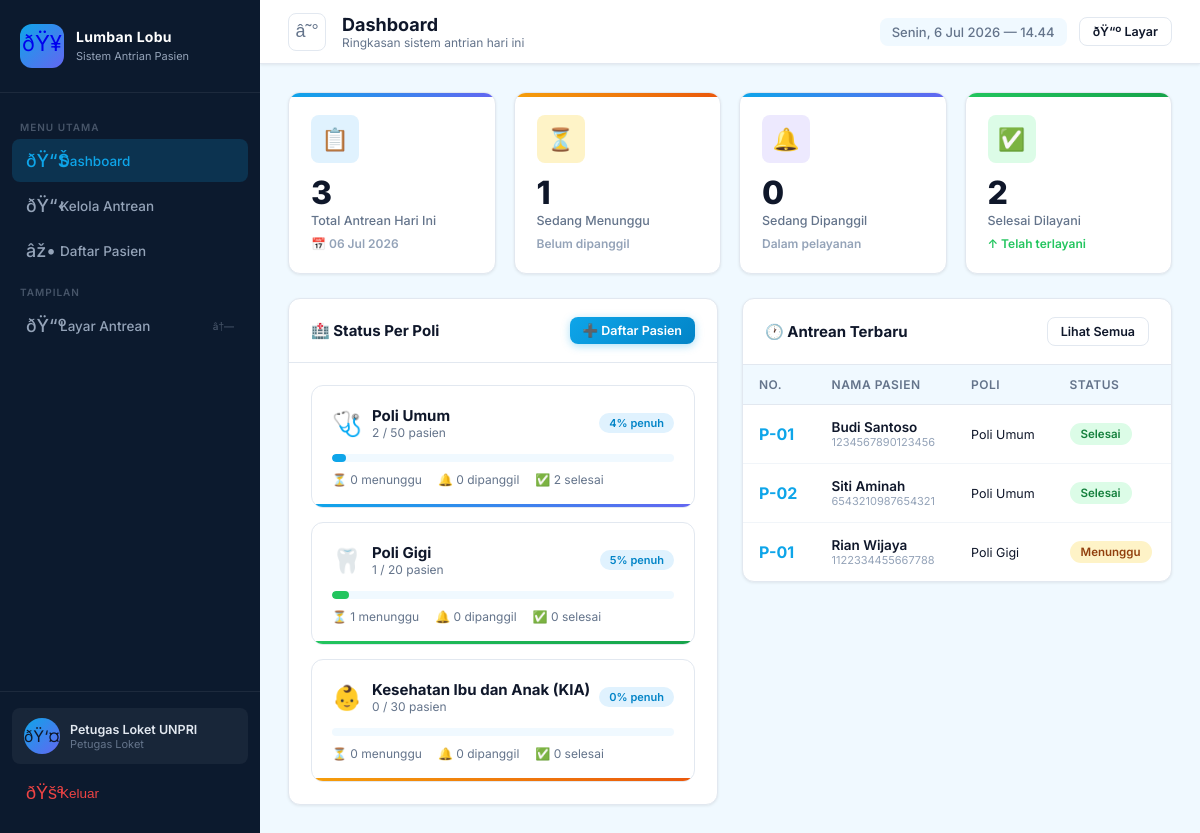
/dashboard.php (signed in), run on the app's committed database.
### tables this page shows
CREATE TABLE IF NOT EXISTS `poli` (
  `id_poli` int(11) NOT NULL AUTO_INCREMENT,
  `nama_poli` varchar(50) NOT NULL,
  `kuota_maksimal` int(11) NOT NULL DEFAULT 30,
  PRIMARY KEY (`id_poli`)
);

CREATE TABLE IF NOT EXISTS `antrean` (
  `id_antrean` int(11) NOT NULL AUTO_INCREMENT,
  `nama_pasien` varchar(100) NOT NULL,
  `nik` varchar(16) NOT NULL,
  `id_poli` int(11) NOT NULL,
  `nomor_antrean` varchar(10) NOT NULL,
  `tanggal_kunjungan` date NOT NULL,
  `status` enum('menunggu','dipanggil','selesai','lewat') DEFAULT 'menunggu',
  `created_at` timestamp NOT NULL DEFAULT current_timestamp(),
  PRIMARY KEY (`id_antrean`),
  KEY `id_poli` (`id_poli`),
  CONSTRAINT `fk_antrean_poli` FOREIGN KEY (`id_poli`) REFERENCES `poli` (`id_poli`) ON DELETE CASCADE
);

### dashboard.php (the view, shortened to what this page needs)
<?php
$page_title = 'Dashboard';
$page_desc = 'Ringkasan sistem antrian hari ini';
$conn = getConnection();
$today = date('Y-m-d');
$stmt = $conn->prepare("SELECT
    COUNT(*) as total,
    SUM(CASE WHEN status='menunggu' THEN 1 ELSE 0 END) as menunggu,
    SUM(CASE WHEN status='dipanggil' THEN 1 ELSE 0 END) as dipanggil,
    SUM(CASE WHEN status='selesai' THEN 1 ELSE 0 END) as selesai,
    SUM(CASE WHEN status='lewat' THEN 1 ELSE 0 END) as lewat
    FROM antrean WHERE tanggal_kunjungan = ?");
$stmt->bind_param("s", $today);
$stmt->execute();
$stats = $stmt->get_result()->fetch_assoc();
$poli_result = $conn->query("SELECT p.*,
    COUNT(a.id_antrean) as jumlah,
    SUM(CASE WHEN a.status='menunggu' THEN 1 ELSE 0 END) as menunggu,
    SUM(CASE WHEN a.status='dipanggil' THEN 1 ELSE 0 END) as dipanggil,
    SUM(CASE WHEN a.status='selesai' THEN 1 ELSE 0 END) as selesai
    FROM poli p LEFT JOIN antrean a ON p.id_poli = a.id_poli AND a.tanggal_kunjungan = '$today'
    GROUP BY p.id_poli ORDER BY p.id_poli");
$poli_list = $poli_result->fetch_all(MYSQLI_ASSOC);
$stmt2 = $conn->prepare("SELECT a.*, p.nama_poli FROM antrean a
    JOIN poli p ON a.id_poli = p.id_poli
    WHERE a.tanggal_kunjungan = ? ORDER BY a.created_at DESC LIMIT 8");
$stmt2->bind_param("s", $today);
$stmt2->execute();
$recent = $stmt2->get_result()->fetch_all(MYSQLI_ASSOC);
$poli_icons = ['🩺', '🦷', '👶', '💊'];
function phpStatusBadge($status) {
    $map = [
        'menunggu' => 'badge-menunggu',
        'dipanggil' => 'badge-dipanggil',
        'selesai' => 'badge-selesai',
        'lewat' => 'badge-lewat'
    ];
    $labels = [
        'menunggu' => 'Menunggu',
        'dipanggil' => 'Dipanggil',
        'selesai' => 'Selesai',
        'lewat' => 'Lewat'
    ];
    $class = $map[$status] ?? '';
    $label = $labels[$status] ?? htmlspecialchars($status);
    return '<span class="badge ' . $class . '">' . $label . '</span>';
}
include 'includes/header.php';
?>
<div class="stats-grid">
  <div class="stat-card blue">
    <div class="stat-icon">📋</div>
    <div class="stat-value"><?= $stats['total'] ?? 0 ?></div>
    <div class="stat-label">Total Antrean Hari Ini</div>
    <div class="stat-change neutral">📅 <?= date('d M Y') ?></div>
  </div>
  <div class="stat-card orange">
    <div class="stat-icon">⏳</div>
    <div class="stat-value"><?= $stats['menunggu'] ?? 0 ?></div>
    <div class="stat-label">Sedang Menunggu</div>
    <div class="stat-change neutral">Belum dipanggil</div>
  </div>
  <div class="stat-card blue" style="--primary:#6366f1;">
    <div class="stat-icon" style="background:#ede9fe;">🔔</div>
    <div class="stat-value"><?= $stats['dipanggil'] ?? 0 ?></div>
    <div class="stat-label">Sedang Dipanggil</div>
    <div class="stat-change neutral">Dalam pelayanan</div>
  </div>
  <div class="stat-card green">
    <div class="stat-icon">✅</div>
    <div class="stat-value"><?= $stats['selesai'] ?? 0 ?></div>
    <div class="stat-label">Selesai Dilayani</div>
    <div class="stat-change up">↑ Telah terlayani</div>
  </div>
</div>
<div class="grid grid-2" style="gap:24px;">
  <div>
    <div class="card">
      <div class="card-header">
        <div class="card-title">🏥 Status Per Poli</div>
        <a href="daftar.php" class="btn btn-primary btn-sm">➕ Daftar Pasien</a>
      </div>
      <div class="card-body" style="display:flex;flex-direction:column;gap:14px;">
        <?php foreach ($poli_list as $i => $poli):
          $pct = $poli['kuota_maksimal'] > 0 ? min(100, round($poli['jumlah'] / $poli['kuota_maksimal'] * 100)) : 0;
          $fill_colors = ['#0ea5e9', '#22c55e', '#f59e0b', '#ef4444'];
          $fill = $fill_colors[$i % count($fill_colors)];
        ?>
        <div class="poli-card" style="cursor:pointer;" onclick="window.location.href='antrean.php?poli=<?= $poli['id_poli'] ?>'">
          <div class="poli-card-header">
            <div style="display:flex;align-items:center;gap:10px;">
              <span style="font-size:24px;"><?= $poli_icons[$i % count($poli_icons)] ?></span>
              <div>
                <div class="poli-name"><?= htmlspecialchars($poli['nama_poli']) ?></div>
                <div style="font-size:12px;color:#64748b;">
                  <?= $poli['jumlah'] ?> / <?= $poli['kuota_maksimal'] ?> pasien
                </div>
              </div>
            </div>
            <span class="poli-badge"><?= $pct ?>% penuh</span>
          </div>
          <div class="poli-progress-bar">
            <div class="poli-progress-fill" style="width:<?= $pct ?>%;background:<?= $fill ?>;"></div>
          </div>
          <div style="display:flex;gap:16px;font-size:12px;color:#64748b;margin-top:6px;">
            <span>⏳ <?= $poli['menunggu'] ?? 0 ?> menunggu</span>
            <span>🔔 <?= $poli['dipanggil'] ?? 0 ?> dipanggil</span>
            <span>✅ <?= $poli['selesai'] ?? 0 ?> selesai</span>
          </div>
        </div>
        <?php endforeach; ?>
      </div>
    </div>
  </div>
  <div>
    <div class="card">
      <div class="card-header">
        <div class="card-title">🕐 Antrean Terbaru</div>
        <a href="antrean.php" class="btn btn-outline btn-sm">Lihat Semua</a>
      </div>
      <?php if (empty($recent)): ?>
        <div class="empty-state">
          <div class="icon">📭</div>
          <h3>Belum Ada Antrean</h3>
          <p>Antrean hari ini masih kosong</p>
        </div>
      <?php else: ?>
      <div class="table-wrapper">
        <table>
          <thead>
            <tr>
              <th>No.</th>
              <th>Nama Pasien</th>
              <th>Poli</th>
              <th>Status</th>
            </tr>
          </thead>
          <tbody>
            <?php foreach ($recent as $row): ?>
            <tr>
              <td><strong style="font-size:16px;color:#0ea5e9;"><?= htmlspecialchars($row['nomor_antrean']) ?></strong></td>
              <td>
                <div style="font-weight:600;"><?= htmlspecialchars($row['nama_pasien']) ?></div>
                <div style="font-size:11px;color:#94a3b8;"><?= htmlspecialchars($row['nik']) ?></div>
              </td>
              <td style="font-size:12.5px;"><?= htmlspecialchars($row['nama_poli']) ?></td>
              <td><?= phpStatusBadge($row['status']) ?></td>
            </tr>
            <?php endforeach; ?>
          </tbody>
        </table>
      </div>
      <?php endif; ?>
    </div>
  </div>
</div>
<?php include 'includes/footer.php'; ?>

### includes/header.php (shortened to what this page needs)
<?php
$current_page = basename($_SERVER['PHP_SELF'], '.php');
?>
<!DOCTYPE html>
<html lang="id">
<head>
<link rel="stylesheet" href="assets/css/style.css">
</head>
<body>
<div class="app-wrapper">
  <aside class="sidebar" id="sidebar">
    <div class="sidebar-header">
      <a href="dashboard.php" class="sidebar-logo">
        <div class="logo-icon">ðŸ¥</div>
        <div class="logo-text">
          <strong>Lumban Lobu</strong>
          <span>Sistem Antrian Pasien</span>
        </div>
      </a>
    </div>
    <nav class="sidebar-nav">
      <p class="nav-label">Menu Utama</p>
      <a href="dashboard.php" class="nav-item <?= $current_page === 'dashboard' ? 'active' : '' ?>">
        <span class="nav-icon">ðŸ“Š</span> Dashboard
      </a>
      <a href="antrean.php" class="nav-item <?= $current_page === 'antrean' ? 'active' : '' ?>">
        <span class="nav-icon">ðŸ“‹</span> Kelola Antrean
      </a>
      <a href="daftar.php" class="nav-item <?= $current_page === 'daftar' ? 'active' : '' ?>">
        <span class="nav-icon">âž•</span> Daftar Pasien
      </a>
      <p class="nav-label">Tampilan</p>
      <a href="display.php" target="_blank" class="nav-item">
        <span class="nav-icon">ðŸ“º</span> Layar Antrean
        <span style="font-size:10px;color:#475569;margin-left:auto;">â†—</span>
      </a>
    </nav>
    <div class="sidebar-footer">
      <div class="user-card">
        <div class="user-avatar">ðŸ‘¤</div>
        <div class="user-info">
          <div class="user-name"><?= htmlspecialchars($_SESSION['nama_petugas'] ?? 'Petugas') ?></div>
          <div class="user-role">Petugas Loket</div>
        </div>
      </div>
      <button onclick="handleLogout()" class="nav-item" style="margin-top:8px;color:#ef4444;">
        <span class="nav-icon">ðŸšª</span> Keluar
      </button>
    </div>
  </aside>
  <div class="main-content">
    <header class="topbar">
      <div class="topbar-left">
        <button class="btn-icon" onclick="toggleSidebar()" id="menuBtn" title="Toggle Menu">â˜°</button>
        <div>
          <div class="page-title"><?= $page_title ?? 'Dashboard' ?></div>
          <div class="page-subtitle"><?= $page_desc ?? '' ?></div>
        </div>
      </div>
      <div class="topbar-right">
        <div class="topbar-date" id="topbarDate"></div>
        <a href="display.php" target="_blank" class="btn btn-outline btn-sm" title="Buka Layar Panggilan">
          ðŸ“º Layar
        </a>
      </div>
    </header>
    <main class="page-body">

### includes/footer.php (shortened to what this page needs)
    </main>
  </div>
</div>
</body>
</html>

### data on the page
poli: poli_icons "🩺", nama_poli "Poli Umum", jumlah "2", kuota_maksimal "50", pct "4", menunggu "0", dipanggil "0", selesai "2"
poli: poli_icons "🦷", nama_poli "Poli Gigi", jumlah "1", kuota_maksimal "20", pct "5", menunggu "1", dipanggil "0", selesai "0"
poli: poli_icons "👶", nama_poli "Kesehatan Ibu dan Anak (KIA)", jumlah "0", kuota_maksimal "30", pct "0", menunggu "0", dipanggil "0", selesai "0"
antrean: nomor_antrean "P-01", nama_pasien "Budi Santoso", nik "1234567890123456", id_poli.nama_poli "Poli Umum", status "Selesai"
antrean: nomor_antrean "P-02", nama_pasien "Siti Aminah", nik "6543210987654321", id_poli.nama_poli "Poli Umum", status "Selesai"
antrean: nomor_antrean "P-01", nama_pasien "Rian Wijaya", nik "1122334455667788", id_poli.nama_poli "Poli Gigi", status "Menunggu"

### other printed values
$_SESSION['nama_petugas'] "Petugas Loket UNPRI"
$page_title "Dashboard"
$page_desc "Ringkasan sistem antrian hari ini"
$stats['total'] "3"
$stats['menunggu'] "1"
$stats['dipanggil'] "0"
$stats['selesai'] "2"
